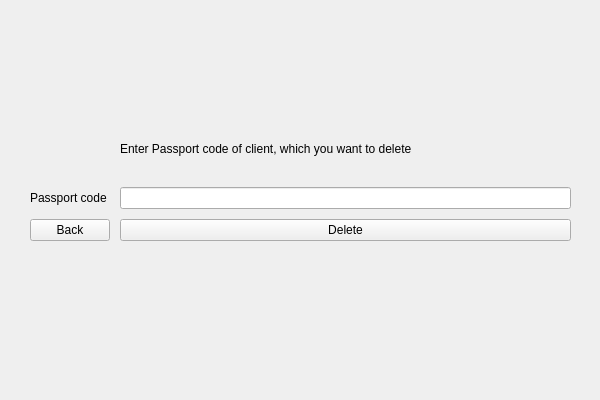
<?xml version="1.0" encoding="UTF-8"?>
<ui version="4.0">
 <class>Form</class>
 <widget class="QWidget" name="Form">
  <property name="geometry">
   <rect>
    <x>0</x>
    <y>0</y>
    <width>600</width>
    <height>400</height>
   </rect>
  </property>
  <property name="minimumSize">
   <size>
    <width>600</width>
    <height>400</height>
   </size>
  </property>
  <property name="maximumSize">
   <size>
    <width>600</width>
    <height>400</height>
   </size>
  </property>
  <property name="windowTitle">
   <string>Form</string>
  </property>
  <widget class="QWidget" name="gridLayoutWidget">
   <property name="geometry">
    <rect>
     <x>0</x>
     <y>90</y>
     <width>601</width>
     <height>181</height>
    </rect>
   </property>
   <layout class="QGridLayout" name="gridLayout">
    <property name="leftMargin">
     <number>30</number>
    </property>
    <property name="topMargin">
     <number>30</number>
    </property>
    <property name="rightMargin">
     <number>30</number>
    </property>
    <property name="bottomMargin">
     <number>30</number>
    </property>
    <property name="spacing">
     <number>10</number>
    </property>
    <item row="0" column="1">
     <widget class="QLabel" name="label">
      <property name="text">
       <string>Enter Passport code of client, which you want to delete</string>
      </property>
     </widget>
    </item>
    <item row="1" column="1">
     <widget class="QLineEdit" name="lineEdit"/>
    </item>
    <item row="1" column="0">
     <widget class="QLabel" name="label_2">
      <property name="text">
       <string>Passport code</string>
      </property>
     </widget>
    </item>
    <item row="2" column="1">
     <widget class="QPushButton" name="deleteButton">
      <property name="text">
       <string>Delete</string>
      </property>
     </widget>
    </item>
    <item row="2" column="0">
     <widget class="QPushButton" name="backButton">
      <property name="text">
       <string>Back</string>
      </property>
     </widget>
    </item>
   </layout>
  </widget>
 </widget>
 <resources/>
 <connections/>
</ui>
